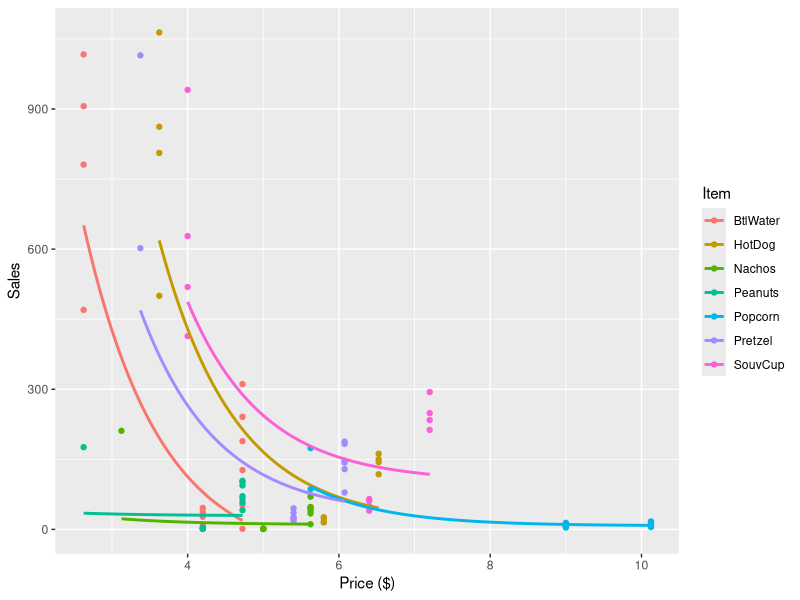
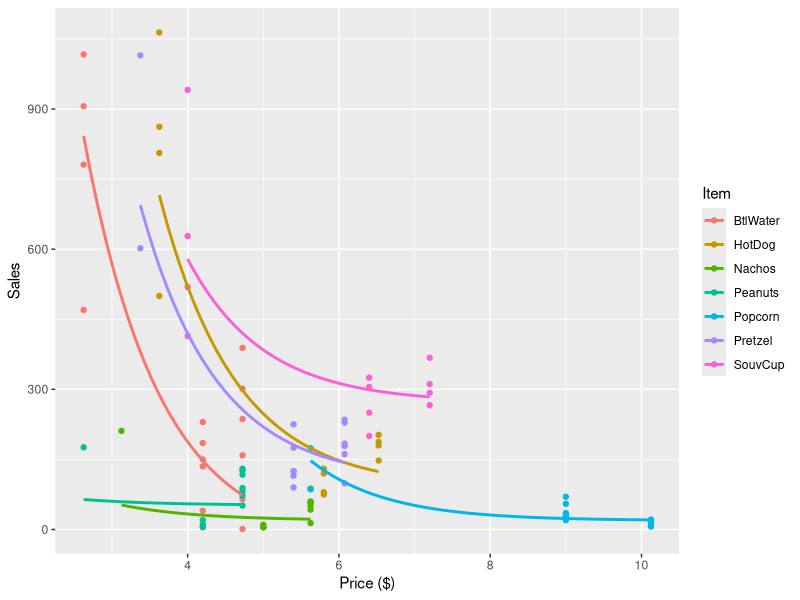

Generate these figures, in order, with R:
## ---- chunk 1
knitr::opts_chunk$set(echo = TRUE)
## ---- chunk 2
#packages required
library(readxl); library(stringr); library(knitr); library(kableExtra); library(lme4); library(ggplot2)
## ---- chunk 3
# import data
concessions = data.frame(read_excel(
  "ConcessionSalesData_ForClass.xlsx"))
## ---- chunk 4
names(concessions)[names(concessions) == 'MENUITEMNAME'] = 'item'
names(concessions)[names(concessions) == 'total_product_rev_nonSTH'] = 'nonSTHrev'
items = c('BTL DEJA BLUE', 'HOT DOG', 'NACHOS', 'BAG PEANUTS',
          'SOUV POPCORN', 'BAVARIAN PRETZEL', 'SOUV CUP 32')
names=c('BtlWater','HotDog','Nachos','Peanuts','Popcorn','Pretzel','SouvCup')
for(i in 1:length(items)){
  concessions$item[concessions$item == items[i]] = names[i]
}
## ---- chunk 5
# compute prices
concessions$price=concessions$PRICES*
  (1-concessions$Discount.Percentage/100)

# subset to remove items we don't care about
concessions = subset(concessions, price>0)
concessions2 = subset(concessions, special_item=="Yes")
## ---- chunk 6
#get unique games
weekly=concessions2[!duplicated(concessions$game_week),17:23]
## ---- chunk 7
# change column and row names
colnames(weekly)=str_replace(colnames(weekly),"Discount_",'')
rownames(weekly)=unique(concessions$game_week)

kable(weekly, "pipe") #display
## ---- chunk 8
ac = aggregate(UseCount ~ game_week + item
               + price + nonSTHrev
               + Discount.Percentage + Discount_HotDog 
               + Discount_SouvCup + Discount_BtlWater
               + Discount_Peanuts + Discount_Nachos
               + Discount_Pretzel + Discount_Popcorn,
               concessions2, sum)
## ---- chunk 9
ac=ac[order(ac$item),] # order by item
#kable_styling(kable(ac[1:6,1:6], "latex"), font_size = 6)
## ---- chunk 10
fits = lmList(log(UseCount) ~ log(price) + log(nonSTHrev)
              | item, data=ac)
## ---- chunk 11
fit_table = function(fits){
  sum=sapply(coef(fits), sprintf, fmt = "%.2f")
  pv=summary(fits)$coefficients[,4,]<.05
  colnames(sum)[1]='Intercept'
  if(nrow(sum) == length(names)){ rownames(sum)=names}
  for(r in 1:nrow(sum)){
    for(c in 1:ncol(sum)){
      if(pv[r,c]){ sum[r,c]=cell_spec(sum[r,c], bold=T)}
    }
  }
  return(sum)
}
sum = fit_table(fits)
kable(sum, "pipe", align=c(rep('r',times=ncol(sum))))
## ---- chunk 12
model.df <- data.frame(x = ac$price,y = exp(fitted(fits)), z=ac$item) # get predictions
ggplot(ac, aes(x=price, y=UseCount, color=item)) + geom_point() + geom_smooth(method=lm, formula=(y~exp(-x)), data = model.df, aes(x, y, color = z), se=FALSE) + xlab("Price ($)") + ylab("Sales") + labs(color = "Item")
## ---- chunk 13
users = aggregate(Discount.Percentage ~ UserID,
                  concessions, min)
## ---- chunk 14
kable(table(users$Discount.Percentage), col.names=c('Discount','STHs'), "pipe", align=c(rep('r',times=2)))
## ---- chunk 15
ac2=ac; ind=ac$Discount.Percentage==10
ac2[ind,"UseCount"]=5/4*ac[ind,"UseCount"]
ind=ac$Discount.Percentage==20
ac2[ind,"UseCount"]=5*ac[ind,"UseCount"]
## ---- chunk 16
fits = lmList(log(UseCount) ~ log(price) + log(nonSTHrev)
              | item, data=ac2)
## ---- chunk 17
sum = fit_table(fits)
kable(sum, "pipe", align=c(rep('r',times=ncol(sum))))
## ---- chunk 18
model.df <- data.frame(x = ac2$price,y = exp(fitted(fits)), z=ac2$item) # get predictions
ggplot(ac2, aes(x=price, y=UseCount, color=item)) + geom_point() + geom_smooth(method=lm, formula=(y~exp(-x)), data = model.df, aes(x, y, color = z), se=FALSE) + xlab("Price ($)") + ylab("Sales") + labs(color = "Item")
## ---- chunk 19
ac3 = ac2[ac2$item != "HotDog",]
fits = lmList(log(UseCount) ~ log(price) + log(nonSTHrev)
              + Discount_HotDog | item, data=ac3)
## ---- chunk 20
sum=fit_table(fits)
colnames(sum)[4]='HD Disc'
rownames(sum)=names[names != 'HotDog']
kable(sum, "pipe", align=c(rep('r',times=ncol(sum))))
## ---- chunk 21
cf = data.frame(matrix(ncol=length(names), nrow=length(names)))
colnames(cf)=names; rownames(cf)=names
pv = cf
## ---- chunk 22
for(n in names){
  ac3 = ac2[ac2$item != n,]
  f = paste0("log(UseCount)~log(price)+log(nonSTHrev)",
             "+Discount_",n,"|item")
  fits = lmList(as.formula(f), data=ac3)
  cf[rownames(cf)!=n,n] = coef(fits)[,4]
  pv[rownames(pv)!=n,n] = summary(fits)$coefficients[,4,4]
}
## ---- chunk 23
sum=sapply(cf, sprintf, fmt = "%.2f")
rownames(sum)=names
sum[is.na(sum)]="-"
for(r in 1:nrow(sum)){
  for(c in 1:ncol(sum)){
    if(!is.na(pv[r,c]) && pv[r,c]<.05){ sum[r,c]=cell_spec(sum[r,c], bold=T)}
  }
}
kable(sum, "pipe", align=c(rep('r',times=ncol(sum))))
